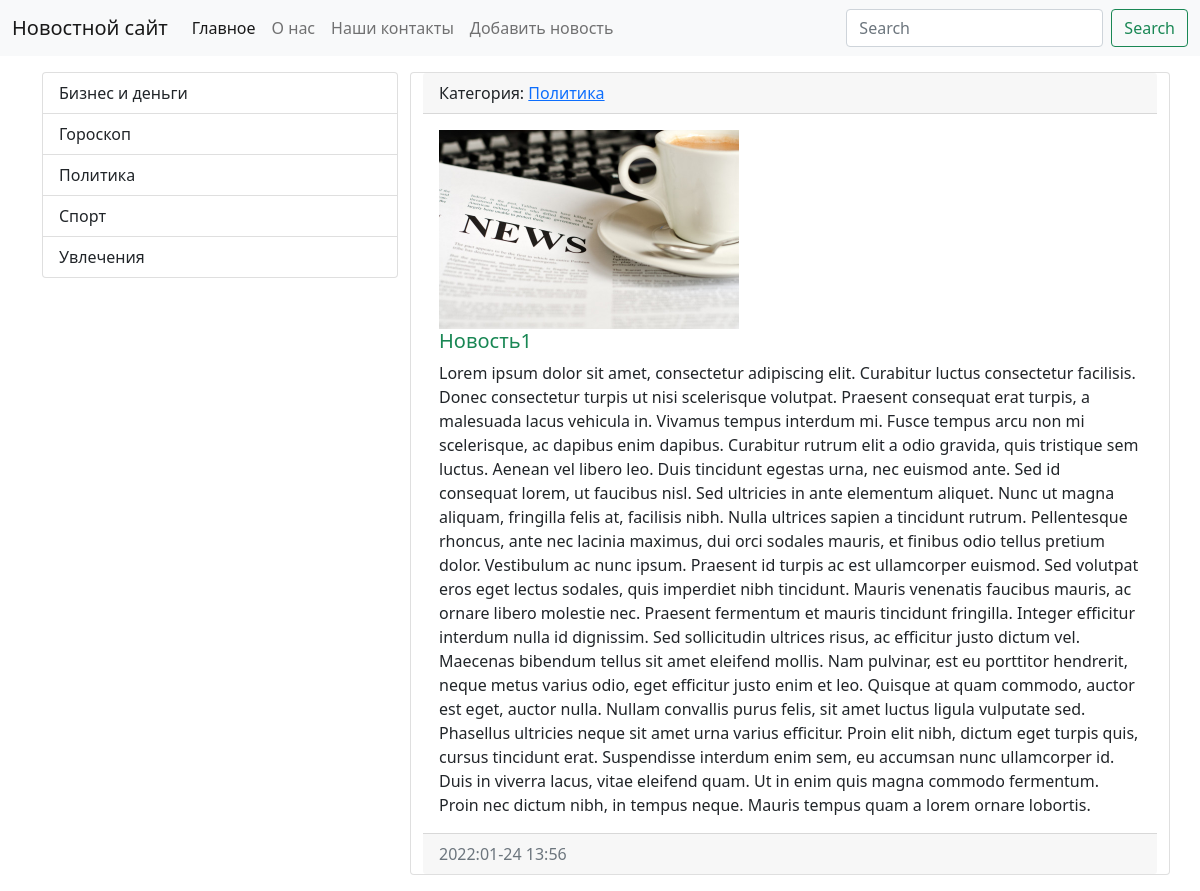
The page /views_news/4 on the database its author committed.
### firsrapp/models.py (models this page shows, shortened)
class Category(models.Model):
    title = models.CharField(max_length=150, db_index=True, verbose_name='Категория новости')
    def get_absolute_url(self):
        return "/category/%i" % self.pk
    def __str__(self):
        return self.title
    class Meta:
        verbose_name = 'Категория'
        verbose_name_plural = 'Категории'
        ordering = ['title']

class News(models.Model):
    title = models.CharField(max_length=200, verbose_name='Заголовок')
    content = models.TextField(blank=True, verbose_name='Контент')
    created_date = models.DateTimeField(auto_now_add=True, verbose_name='Создано')
    update_at = models.DateTimeField(auto_now=True, verbose_name='Обновлено')
    photo = models.ImageField(upload_to='photos/%Y/%m/%d', default=' ')
    is_published = models.BooleanField(default=True, verbose_name='Опубликовано')
    category = models.ForeignKey('Category', on_delete=models.PROTECT, verbose_name='Категория',
                                 related_name='findnews')
    views = models.IntegerField(default=0)
    class Meta:
        verbose_name = 'Новость'
        verbose_name_plural = 'Новости'
        ordering = ['created_date']

### firsrapp/views.py (the view)
# urls.py: path('views_news/<int:pk>', ViewNews.as_view(), name='views_news'),
class ViewNews(DetailView):
    model = News
    context_object_name = 'news_item'

### firsrapp/templatetags/news_tags.py (called while the page is built)
@register.simple_tag()
def find_category():
    categories = Category.objects.annotate(cnt=Count('title')).filter(cnt__gt=0)
    return Category.objects.all()

### firsrapp/templates/firsrapp/news_detail.html (shortened to what this page needs)
{% extends 'base.html' %}
{% block sidebar %}
<div class="list-group">
  {% include 'inc/_sidebar.html' %}
</div>
{% endblock %}
{% block content %}
  <div class="row">
    <div class="card mb-3">
      <div class="card-header">
                Категория: <a href="{{ news_item.category.get_absolute_url }}">{{ news_item.category }}</a>
      </div>
      <div class="col-mt-3">
      <div class="card-body">
        <div class="media">
          <div class="media-body">
            {% if news_item.photo %}
                  <img src="{{ news_item.photo.url }}" width="300px">
            {% else %}
                 <img src="https://www.escogroup.com/wwwroot/sites/default/files/2017-10/default-placeholder_2.png" width="300px">
            {% endif %}
        <h5 class="card-title {% cycle 'text-success'  'text-danger' %}">{{ news_item.title }}</h5>
        <p class="card-text">
          {{ news_item.content }}</p>
      </div>
        </div>
      </div>
      <div class="card-footer text-muted">
        {{ news_item.created_date|date:"Y:m-d H:i" }}
      </div>
    </div>
    </div>
      </div>
{% endblock %}

### templates/inc/_sidebar.html
        {% load news_tags %}
            <div class="list-group">
                {% find_category as categories %}
                {% for item in categories %}
                   <a href="{{ item.get_absolute_url }}" class="list-group-item list-group-item-action" aria-current="true">
               {{ item.title}}
              </a>
                {%endfor%}
            </div>

### rows shown on the page
Category: title "Бизнес и деньги"
Category: title "Гороскоп"
Category: title "Политика"
Category: title "Спорт"
Category: title "Увлечения"
News: category "Политика", photo (picture), title "Новость1", content "Lorem ipsum dolor sit amet, consectetur adipiscing elit. Curabitur luctus consectetur facilisis. Donec consectetur turpis ut nisi scelerisque volutpat. Praesent consequat erat turpis, a malesuada lacus vehicula in. Vivamus tempus interdum mi. Fusce tempus arcu non mi scelerisque, ac dapibus enim dapibus. Curabitur rutrum elit a odio gravida, quis tristique sem luctus. Aenean vel libero leo. Duis tincidunt egestas urna, nec euismod ante. Sed id consequat lorem, ut faucibus nisl. Sed ultricies in ante elementum aliquet. Nunc ut magna aliquam, fringilla felis at, facilisis nibh. Nulla ultrices sapien a tincidunt rutrum. Pellentesque rhoncus, ante nec lacinia maximus, dui orci sodales mauris,…", created_date "2022:01-24 13:56"
